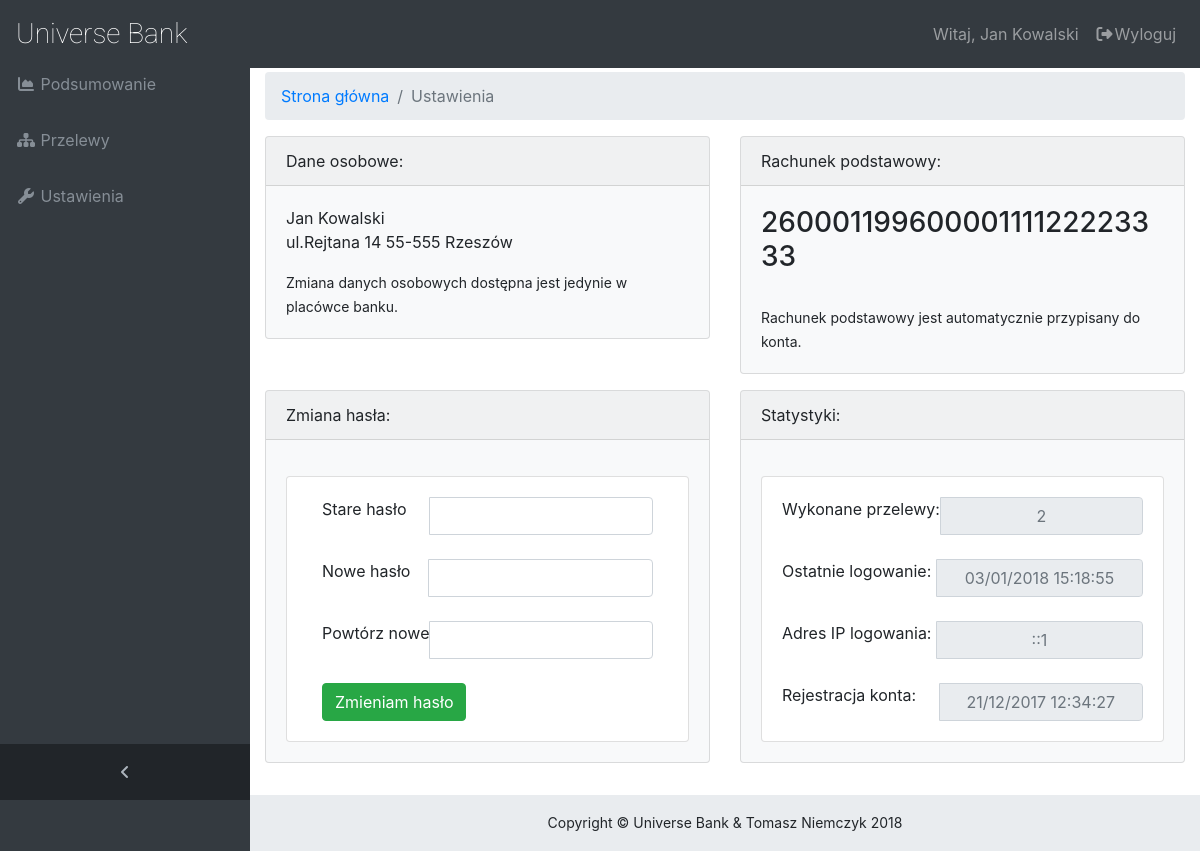
The app's page /Projekt/ustawienia.php (signed in) with its own data.
### tables this page shows
CREATE TABLE `dane` (
  `login` varchar(255) NOT NULL,
  `imie` varchar(255) NOT NULL,
  `nazwisko` varchar(255) NOT NULL,
  `adres` varchar(255) NOT NULL
);

CREATE TABLE `konta_osobiste` (
  `login` varchar(255) NOT NULL,
  `numer_konta` varchar(255) NOT NULL,
  `saldo` double NOT NULL
);

CREATE TABLE `uzytkownicy` (
  `id` int(10) NOT NULL,
  `login` varchar(255) NOT NULL,
  `haslo` varchar(255) NOT NULL,
  `email` varchar(255) NOT NULL,
  `rejestracja` varchar(255) NOT NULL,
  `logowanie` varchar(255) NOT NULL,
  `ip` varchar(15) NOT NULL,
  `przelewy` int(255) NOT NULL,
  `aktywacja` int(1) NOT NULL
);

### Projekt/ustawienia.php (the view, shortened to what this page needs)
<!DOCTYPE html>
<html lang="en">
<head>
  <link href="vendor/bootstrap/css/bootstrap.min.css" rel="stylesheet">
  <link href="vendor/font-awesome/css/font-awesome.min.css" rel="stylesheet" type="text/css">
  <link href="vendor/datatables/dataTables.bootstrap4.css" rel="stylesheet">
  <link href="css/sb-admin.css" rel="stylesheet">
  <link href="css/logoFont.css" rel="stylesheet">
</head>
<body class="fixed-nav sticky-footer bg-dark" id="page-top">
  <nav class="navbar navbar-expand-lg navbar-dark bg-dark fixed-top" id="mainNav">
    <a class="navbar-brand" href="index.php"><logoFont>Universe Bank</logoFont></a>
    <div class="collapse navbar-collapse" id="navbarResponsive">
      <ul class="navbar-nav navbar-sidenav" id="exampleAccordion">
        <li class="nav-item" data-toggle="tooltip" data-placement="right" title="Dashboard">
          <a class="nav-link" href="index.php">
            <i class="fa fa-fw fa-area-chart"></i>
            <span class="nav-link-text">Podsumowanie</span>
          </a>
        </li>
        <li class="nav-item" data-toggle="tooltip" data-placement="right" title="Charts">
          <a class="nav-link" href="przelewy.php">
            <i class="fa fa-fw fa-sitemap"></i>
            <span class="nav-link-text">Przelewy</span>
          </a>
        </li>
        <li class="nav-item" data-toggle="tooltip" data-placement="right" title="Tables">
          <a class="nav-link" href="ustawienia.php">
            <i class="fa fa-fw fa-wrench"></i>
            <span class="nav-link-text">Ustawienia</span>
          </a>
        </li>
      </ul>
      <ul class="navbar-nav sidenav-toggler">
        <li class="nav-item">
          <a class="nav-link text-center" id="sidenavToggler">
            <i class="fa fa-fw fa-angle-left"></i>
          </a>
        </li>
      </ul>
      <ul class="navbar-nav ml-auto">
         <li class="nav-item d-none d-lg-block">
          <a class="nav-link" href="ustawienia.php">
            <span class="nav-link-text">
<?php
if(isset($_SESSION['zalogowany'])) {
$imie_nazwisko = "";
$adres = "";
$query = sprintf("SELECT imie, nazwisko,adres FROM dane WHERE login = '%s'",
    mysql_real_escape_string($_SESSION['login']));
$result = mysql_query($query);
while ($row = mysql_fetch_assoc($result)) {
	echo "Witaj, ";
    echo $row['imie']. " ";
    echo $row['nazwisko'];
    $imie_nazwisko = $row['imie']. " " .$row['nazwisko'];
	$adres = $row['adres'];
}
}
else
{
		header("Location:index.php");
}
?>
			</span>
          </a>
        </li>
        <li class="nav-item">
          <a class="nav-link" data-toggle="modal" data-target="#exampleModal">
            <i class="fa fa-fw fa-sign-out"></i>Wyloguj</a>
        </li>
      </ul>
    </div>
  </nav>
  <div class="content-wrapper">
    <div class="container-fluid">
      <ol class="breadcrumb">
        <li class="breadcrumb-item">
          <a href="index.php">Strona główna</a>
        </li>
        <li class="breadcrumb-item active">Ustawienia</li>
      </ol>
  <div class="row">
        <div class="col-xl-6 col-sm-6 mb-3">
         <div class="card text-black bg-light mb-3" style="max-width: 40rem;">
  <div class="card-header">Dane osobowe:</div>
  <div class="card-body">
    <p class="card-text"><?php  echo $imie_nazwisko; echo '<br>'; echo $adres; ?></p>
	<small>Zmiana danych osobowych dostępna jest jedynie w placówce banku.</small>
  </div>
</div>
        </div>
		        <div class="col-lg-6">
          <div class="card mb-3 bg-light">
            <div class="card-header">
              <i class="fa"></i>Rachunek podstawowy:</div>
            <div class="card-body">
<?php
$query = sprintf("SELECT numer_konta,saldo FROM konta_osobiste WHERE login = '%s'",
mysql_real_escape_string($_SESSION['login']));
$result = mysql_query($query);
while ($row = mysql_fetch_assoc($result)) {
    echo "<h3>".$row['numer_konta']. "</h3>";
}
?>
?>		<br>
		<small>Rachunek podstawowy jest automatycznie przypisany do konta. </small>
            </div>
          </div>
         </div>
		</div>
	<div class="row">
	 <div class="col-xl-6 col-sm-6 mb-3">
         <div class="card text-black bg-light mb-3" style="max-width: 40rem;">
  <div class="card-header">Zmiana hasła:</div>
  <div class="card-body">
  <div class="card card-body">
  	<form role="form" method="POST" action="ustawienia.php">
	<div class="input-group col-sm-12">
	<span class="input-group-addon" id="basic-addon1">Stare hasło&nbsp&nbsp&nbsp&nbsp&nbsp </span>
	<input type="password" class="form-control" aria-label="Username" aria-describedby="basic-addon1" name="stare_haslo" pattern=".{8,30}" required title="Minimum 8 znaków !">
	</div>
	<br>
	<div class="input-group col-sm-12">
	<span class="input-group-addon" id="basic-addon1">Nowe hasło&nbsp&nbsp&nbsp&nbsp</span>
	<input type="password" class="form-control" aria-label="Username" aria-describedby="basic-addon1" name="nowe_haslo" pattern=".{8,30}" required title="Minimum 8 znaków !">
	</div>
	<br>
	<div class="input-group col-sm-12">
	<span class="input-group-addon" id="basic-addon1">Powtórz nowe</span>
	<input type="password" class="form-control" aria-label="Username" aria-describedby="basic-addon1" name="nowe_haslo_powtorz" pattern=".{8,30}" required title="Minimum 8 znaków !">
	</div>
	<br>
	<div class="input-group col-sm-8">
	<button type="submit" class="btn btn-success" name="zmien">Zmieniam hasło</button>
	</div>
	</form>
</div>
  </div>
</div>
        </div>
		<div class="col-xl-6 col-sm-6 mb-3">
		<div class="card text-black bg-light mb-3" style="max-width: 40rem;">
  <div class="card-header">Statystyki:</div>
  <div class="card-body">
  <div class="card card-body">
<?php
$przelewy = "przelewy";
$ostatnieLogowanie = "ostatnielogowanie";
$adresIP = "adresip";
$rejestracja = "rejestracja";
$query = sprintf("SELECT rejestracja, logowanie, przelewy, ip FROM uzytkownicy WHERE login = '%s'",
    mysql_real_escape_string($_SESSION['login']));
	$result = mysql_query($query);
	while ($row = mysql_fetch_assoc($result)) {
	$przelewy = $row['przelewy'];
	$ostatnieLogowanie = $row['logowanie'];
	$adresIP = $row['ip'];
	$rejestracja = $row['rejestracja'];
	}
?>
  <div class="input-group mb-2 mr-sm-2 mb-sm-0">
    <div class="input-group-addon">Wykonane przelewy: </div>
    <input type="text" class="form-control" id="inlineFormInputGroupUsername2" style="text-align:center;" disabled="disabled" placeholder="<?php echo $przelewy; ?>">
  </div>
	<br>
  <div class="input-group mb-2 mr-sm-2 mb-sm-0">
    <div class="input-group-addon">Ostatnie logowanie:&nbsp;</div>
    <input type="text" class="form-control" id="inlineFormInputGroupUsername2" style="text-align:center;" disabled="disabled" placeholder="<?php echo $ostatnieLogowanie; ?>">
  </div>
  <br>
  <div class="input-group mb-2 mr-sm-2 mb-sm-0">
    <div class="input-group-addon">Adres IP logowania:&nbsp;</div>
    <input type="text" class="form-control" id="inlineFormInputGroupUsername2" style="text-align:center;" disabled="disabled" placeholder="<?php echo $adresIP; ?>">
  </div>
  <br>
  <div class="input-group mb-2 mr-sm-2 mb-sm-0">
    <div class="input-group-addon">Rejestracja konta:&nbsp;&nbsp;&nbsp;&nbsp;&nbsp;</div>
    <input type="text" class="form-control" id="inlineFormInputGroupUsername2" style="text-align:center;" disabled="disabled" placeholder="<?php echo $rejestracja; ?>">
  </div>
  </div>
  </div>
</div>
        </div>
		</div>
    <footer class="sticky-footer">
      <div class="container">
        <div class="text-center">
          <small>Copyright © Universe Bank & Tomasz Niemczyk 2018</small>
        </div>
      </div>
    </footer>
  </div>
</body>
</html>

### Projekt/css/sb-admin.css (style rules this page uses)
html { position: relative; min-height: 100%; }
body { overflow-x: hidden; }
body.sticky-footer { margin-bottom: 56px; }
body.sticky-footer .content-wrapper { min-height: calc(100vh - 56px - 56px); }
body.fixed-nav { padding-top: 56px; }
.content-wrapper { min-height: calc(100vh - 56px); padding-top: 1rem; }
#mainNav .navbar-collapse { overflow: auto; max-height: 75vh; }
#mainNav .navbar-collapse .navbar-nav .nav-item .nav-link { cursor: pointer; }
#mainNav .navbar-collapse .sidenav-toggler { display: none; }
@media (min-width: 992px) { #mainNav .navbar-brand { width: 250px; } }
@media (min-width: 992px) { #mainNav .navbar-collapse { overflow: visible; max-height: none; } }
@media (min-width: 992px) { #mainNav .navbar-collapse .navbar-sidenav { position: absolute; top: 0; left: 0; overflow-x: hidden; overflow-y: auto; -webkit-flex-direction: column; -ms-flex-direction: column; flex-direction: column; margin-top: 56px; } }
@media (min-width: 992px) { #mainNav .navbar-collapse .navbar-sidenav > .nav-item { width: 250px; padding: 0; } }
@media (min-width: 992px) { #mainNav .navbar-collapse .navbar-sidenav > .nav-item > .nav-link { padding: 1em; } }
#mainNav.fixed-top .sidenav-toggler { display: none; }
@media (min-width: 992px) { #mainNav.fixed-top .navbar-sidenav { height: calc(100vh - 112px); } }
@media (min-width: 992px) { #mainNav.fixed-top .sidenav-toggler { position: absolute; top: 0; left: 0; display: flex; overflow-x: hidden; overflow-y: auto; -webkit-flex-direction: column; -ms-flex-direction: column; flex-direction: column; margin-top: calc(100vh - 56px); } }
@media (min-width: 992px) { #mainNav.fixed-top .sidenav-toggler > .nav-item { width: 250px; padding: 0; } }
@media (min-width: 992px) { #mainNav.fixed-top .sidenav-toggler > .nav-item > .nav-link { padding: 1em; } }
#mainNav.fixed-top.navbar-dark .sidenav-toggler { background-color: #212529; }
#mainNav.fixed-top.navbar-dark .sidenav-toggler a i { color: #adb5bd; }
.content-wrapper { overflow-x: hidden; background: white; }
@media (min-width: 992px) { .content-wrapper { margin-left: 250px; } }
#sidenavToggler i { font-weight: 800; }
#mainNav.navbar-dark .navbar-collapse .navbar-sidenav > .nav-item > .nav-link { color: #868e96; }
@media (min-width: 992px) { #mainNav.navbar-dark .navbar-collapse .navbar-sidenav { background: #343a40; } }
footer.sticky-footer { position: absolute; right: 0; bottom: 0; width: 100%; height: 56px; background-color: #e9ecef; line-height: 55px; }
@media (min-width: 992px) { footer.sticky-footer { width: calc(100% - 250px); } }

### records on screen
dane: imie "Jan", nazwisko "Kowalski", imie_nazwisko "Jan Kowalski", adres "ul.Rejtana 14 55-555 Rzeszów"
konta_osobiste: numer_konta "26000119960000111122223333"
uzytkownicy: przelewy "2", logowanie "03/01/2018 15:18:55", ip "::1", rejestracja "21/12/2017 12:34:27"
